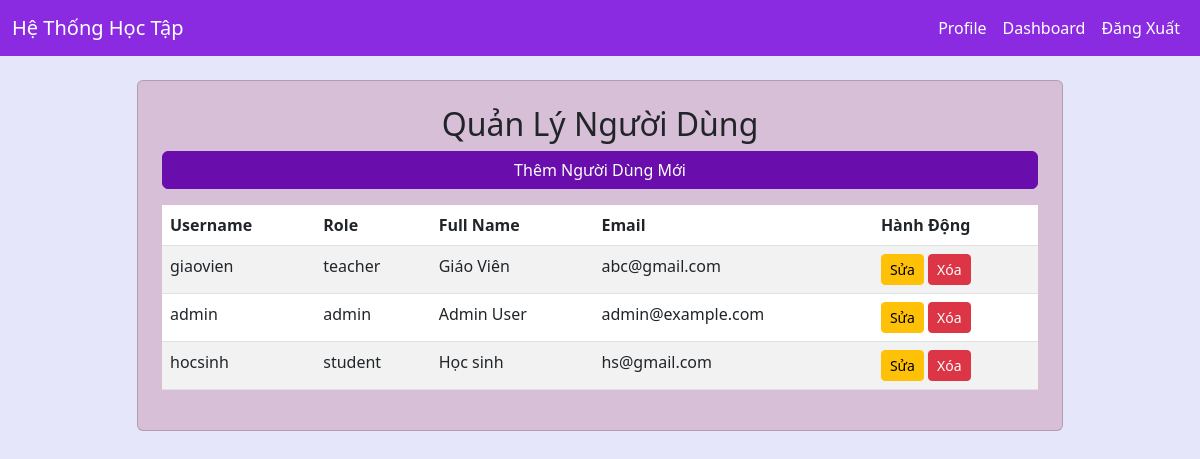
The app's page /admin/manage_users (signed in), older data.
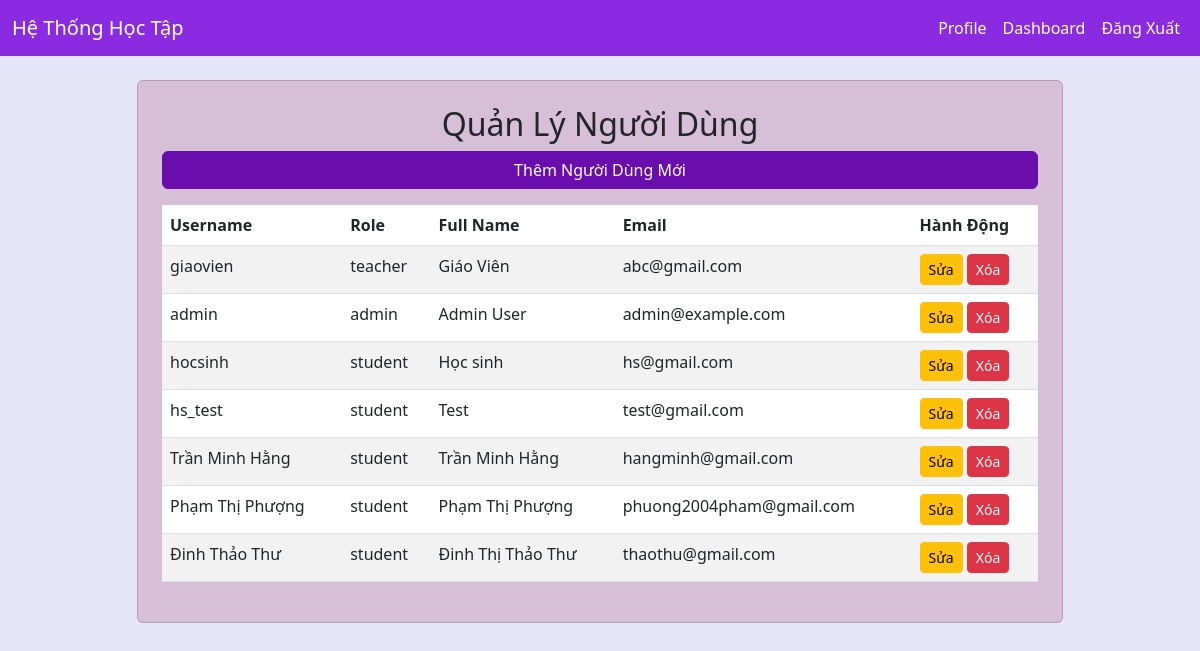
The same page, newer data.
### models.py (models this page shows)
class User(db.Model):
    __tablename__ = 'user'
    id = db.Column(db.Integer, primary_key=True)
    username = db.Column(db.String(80), unique=True, nullable=False)
    password = db.Column(db.String(120), nullable=False)
    role = db.Column(db.String(20), nullable=False)  # admin, teacher, student
    full_name = db.Column(db.String(100))
    email = db.Column(db.String(120), unique=True)
    courses = db.relationship('Course', backref='teachers', lazy=True, foreign_keys='Course.teacher_id')

class Student(db.Model):
    __tablename__ = 'student'
    id = db.Column(db.Integer, primary_key=True)
    username = db.Column(db.String(80), unique=True, nullable=False)
    password = db.Column(db.String(120), nullable=False)
    full_name = db.Column(db.String(100))
    email = db.Column(db.String(120), unique=True)

### admin/routes.py (the view)
@admin_bp.route('/manage_users')
def manage_users():
    if session.get('role') != 'admin':
        flash('Bạn không có quyền truy cập!', 'danger')
        return redirect(url_for('auth.login'))
    users = User.query.all() + [s for s in Student.query.all() if s not in User.query.all()]
    return render_template('manage_users.html', users=users)

### templates/manage_users.html (shortened to what this page needs)
{% extends "base.html" %}
{% block content %}
<div class="row justify-content-center">
    <div class="col-md-10">
        <div class="card p-4">
            <h2 class="text-center">Quản Lý Người Dùng</h2>
            <a href="{{ url_for('admin.add_user') }}" class="btn btn-primary mb-3">Thêm Người Dùng Mới</a>
            <table class="table table-striped">
                <thead>
                    <tr>
                        <th>Username</th>
                        <th>Role</th>
                        <th>Full Name</th>
                        <th>Email</th>
                        <th>Hành Động</th>
                    </tr>
                </thead>
                <tbody>
                    {% for user in users %}
                    <tr>
                        <td>{{ user.username }}</td>
                        <td>{{ user.role if user.role else 'student' }}</td>
                        <td>{{ user.full_name or 'Chưa có' }}</td>
                        <td>{{ user.email or 'Chưa có' }}</td>
                        <td>
                            <a href="{{ url_for('admin.edit_user', user_id=user.id) }}" class="btn btn-warning btn-sm">Sửa</a>
                            <form method="POST" action="{{ url_for('admin.delete_user', user_id=user.id) }}" style="display:inline;">
                                <button type="submit" class="btn btn-danger btn-sm" onclick="return confirm('Bạn có chắc muốn xóa?')">Xóa</button>
                            </form>
                        </td>
                    </tr>
                    {% endfor %}
                </tbody>
            </table>
        </div>
    </div>
</div>
{% endblock %}

### templates/base.html (shortened to what this page needs)
<!DOCTYPE html>
<html>
<head>
    <link href="https://cdn.jsdelivr.net/npm/bootstrap@5.3.0/dist/css/bootstrap.min.css" rel="stylesheet">
</head>
<body>
    <nav class="navbar navbar-expand-lg">
        <div class="container-fluid">
            <a class="navbar-brand" href="#">Hệ Thống Học Tập</a>
            <div class="navbar-nav">
                {% if session.get('user_id') %}
                    <a class="nav-link" href="{{ url_for('auth.profile') }}">Profile</a>
                    {% if session.get('role') == 'admin' %}
                        <a class="nav-link" href="{{ url_for('admin.dashboard') }}">Dashboard</a>
                    {% elif session.get('role') == 'teacher' %}
                        <a class="nav-link" href="{{ url_for('teacher.teacher_dashboard') }}">Dashboard</a>
                    {% elif session.get('role') == 'student' %}
                        <a class="nav-link" href="{{ url_for('student.student_dashboard') }}">Dashboard</a>
                    {% endif %}
                    <a class="nav-link" href="{{ url_for('auth.logout') }}">Đăng Xuất</a>
                {% else %}
                    <a class="nav-link" href="{{ url_for('auth.login') }}">Đăng Nhập</a>
                    <a class="nav-link" href="{{ url_for('auth.register') }}">Đăng Ký</a>
                {% endif %}
            </div>
        </div>
    </nav>
    <div class="container mt-4">
        {% block content %}{% endblock %}
    </div>
</body>
</html>

### templates/base.html (style rules this page uses)
body { background-color: #e6e6fa; color: #4b0082; }
.navbar { background-color: #8a2be2; }
.navbar .nav-link, .navbar .navbar-brand { color: white !important; }
.btn-primary { background-color: #6a0dad; border-color: #6a0dad; }
.card { background-color: #d8bfd8; }

Row changes from the older to the newer data that the page shows:
added Student: username "hs_test", role "student", full_name "Test", email "test@gmail.com"
added Student: username "Trần Minh Hằng", role "student", full_name "Trần Minh Hằng", email "hangminh@gmail.com"
added Student: username "Phạm Thị Phượng", role "student", full_name "Phạm Thị Phượng", email "phuong2004pham@gmail.com"
added Student: username "Đinh Thảo Thư", role "student", full_name "Đinh Thị Thảo Thư", email "thaothu@gmail.com"
